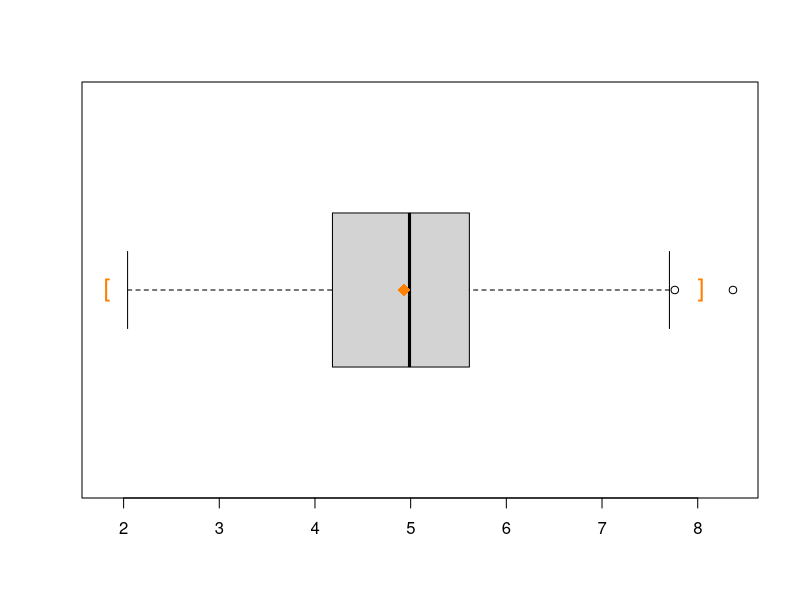

This figure's R source:
x<-runif(500, 3, 7)
x<-rexp(500, 1/5)
x<-rnorm(500, 5, 1)

#boxplot(x, horizontal=T)

i1<-min(mean(x)-3*sd(x), min(x))
i2<-max(mean(x)+3*sd(x), max(x))

boxplot(x, ylim=c(i1,i2), horizontal=T)

points(mean(x), 1, pch=18, col="darkorange1", cex=1.7)
points(mean(x)-3*sd(x), 1, pch="[", col="darkorange1", cex=1.5)
points(mean(x)+3*sd(x), 1, pch="]", col="darkorange1", cex=1.5)